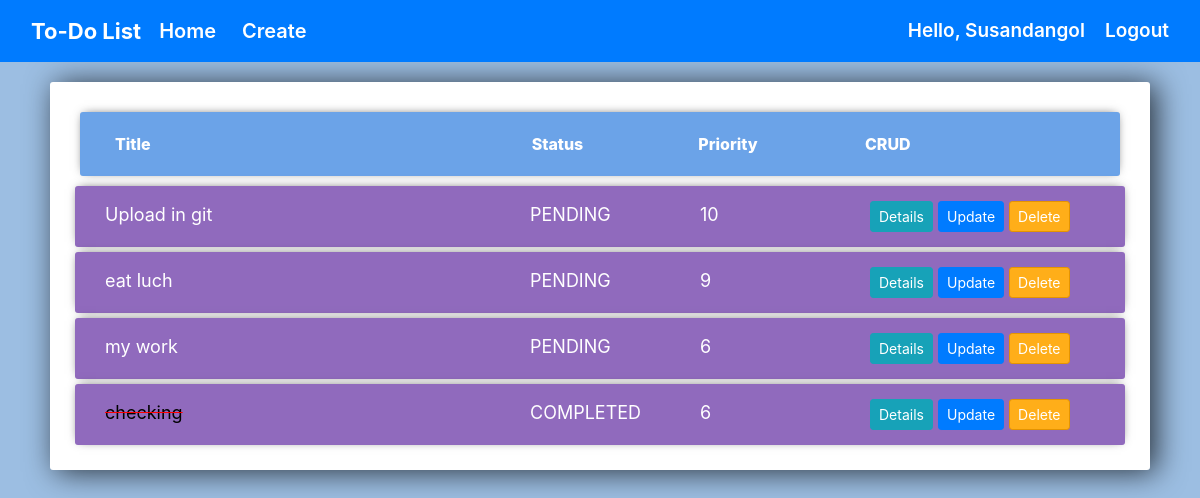
Page /todo/ (signed in) on the earlier database version.
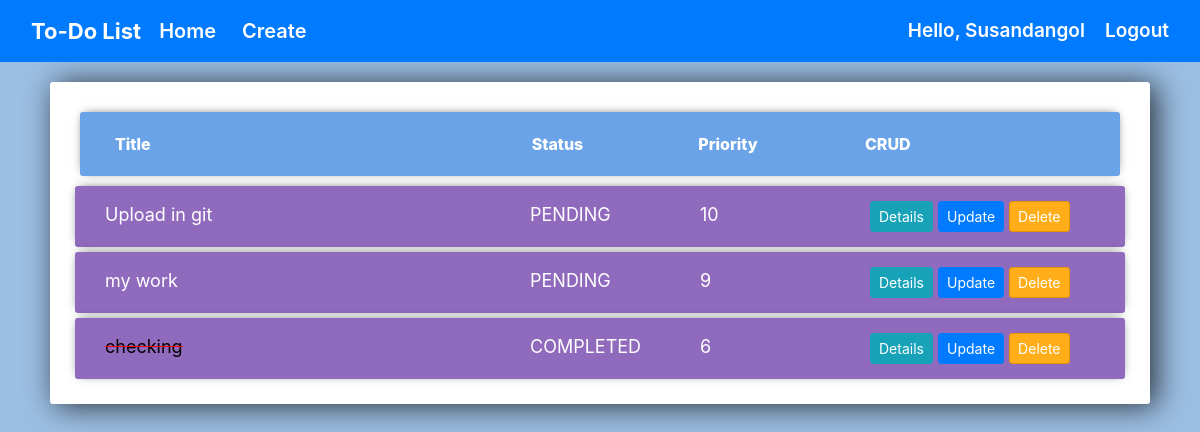
Same page on the later database version.
### todo/models.py (models this page shows, shortened)
class TODO(models.Model):
    status_choices = [
    ('COMPLETED', 'COMPLETED'),
    ('PENDING', 'PENDING'),
    ]
    priority_choices = [
    (1,'1️'),
    (2, '2️'),
    (3, '3️'),
    (4, '4️'),
    (5, '5️'),
    (6, '6️'),
    (7, '7️'),
    (8, '8️'),
    (9, '9️'),
    (10, '10'),
    ]
    title = models.CharField(max_length=50)
    task = models.TextField(blank=False)
    status = models.CharField(max_length=20 , choices=status_choices)
    user  = models.ForeignKey(User  , on_delete= models.CASCADE, related_name='priority')
    date = models.DateTimeField(auto_now_add=True)
    priority = models.IntegerField(max_length=2 , choices=priority_choices)

### todo/views.py (the view)
# urls.py: 2. Add a URL to urlpatterns:  path('', views.home, name='home')
def home(request):
    if request.user.is_authenticated:
        user = request.user
        tasks = TODO.objects.filter(user = user).order_by('-status','-priority')
        myFilter = WorkFilter(request.GET, queryset = tasks)
        tasks = myFilter.qs
        context = {
            'tasks':tasks,
            'myFilter':myFilter
        }
        return render(request,'todo/list.html',context)

### todo/templates/todo/list.html (shortened to what this page needs)
{% extends 'todo/base.html' %}
{% load static %}
{% block body%}
	<link rel="stylesheet" href="https://stackpath.bootstrapcdn.com/bootstrap/4.3.1/css/bootstrap.min.css">
	<div class="center-column">
		<div class="item-nav">
			<div class="container">
				<div class="row">
					<div class="col-lg-5">
						<span>Title</span>
					</div>
					<div class="col-sm-2">
						<span >Status</span>
					</div>
					<div class="col-sm-2">
						<span >Priority</span>
					</div>
					<div class="col-md-3">
						<span>CRUD</span>
					</div>
				</div>
			</div>
		</div>
		<div class="todo-nav">
		{% for task in tasks %}
			<div class="item-row">
				<div class="container">
					<div class="row">
						<div class="col-lg-5">
							{% if task.status == 'COMPLETED' %}
								<strike style="color: red">
									<span style='color:black'>{{task.title}}</span>
								</strike>
							{%else%}
								<span>{{task.title}}</span>
							{% endif %}
						</div>
						<div class="col-sm-2">
							<span class="distance">{{task.status}}</span>
						</div>
						<div class="col-sm-2">
							<span class="distance">{{task.priority}}</span>
						</div>
						<div class="col-md-3">
							<a class="btn btn-sm btn-info change" href="{% url 'detailpage' task.pk %}">Details</a>
							<a class="btn btn-sm btn-primary " href="{% url 'updatepage' task.pk %}">Update</a>
							<a class="btn btn-sm btn-danger " href="{% url 'deletepage' task.pk %}">Delete</a>
						</div>
					</div>
				</div>
			</div>
		{% endfor %}
		</div>
	</div>
{% endblock %}

Differences in the rows shown:
removed TODO: title "eat luch", status "PENDING", priority "9"
changed TODO "my work": priority "6" → "9"
